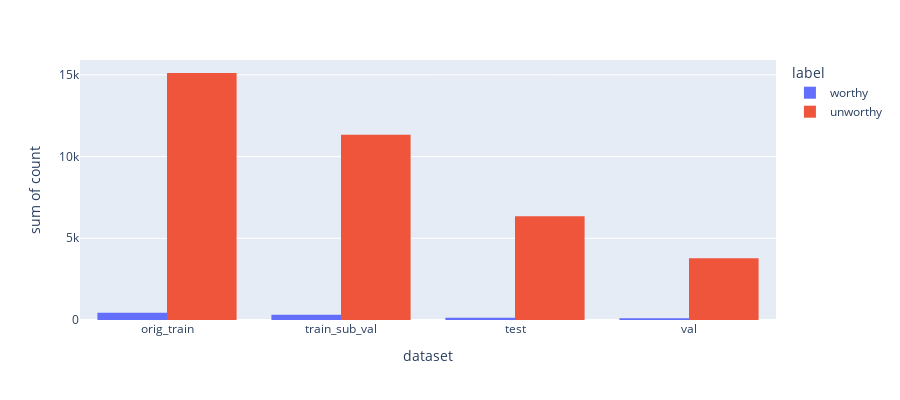

The code cell stored with this chart in its notebook:
### Markdown cell above
Train after validation split analysis

### Code cell
# combined_labels = pd.merge()
import seaborn as sns

temp = {k: {kk: vv for kk, vv in v.items() if kk != 'df'} for k, v in data_splits.items()}

top_keys = [val for val in list(temp.keys()) for _ in range(2)]

inner_keys = ['worthy', 'unworthy']*len(temp.keys())
values = [val['len'] for inner in temp.values() for val in inner.values() if isinstance(val, dict)]
data = list(zip(top_keys, inner_keys, values))

# print()
cols = ['dataset', 'label', 'count']
# print()
df = pd.DataFrame(data=data, columns=cols)
print(df)
import plotly.express as px
# df = pd.DataFrame(list(zip(values[0:-1:2], values[1::2]))).T
# df.columns = top_keys[:len(top_keys)//2]
# df.index = inner_keys[:2]
# df
fig = px.histogram(
    df,
    x='dataset', y='count',
    color='label', barmode='group',
    height=400
)
fig.show()

### Figure 1 — Plotly figure (JSON) as saved in the notebook; plotly's stock layout.template omitted (floating-point values rounded to 4 significant figures)
{"data": [{"alignmentgroup": "True", "bingroup": "x", "histfunc": "sum", "hovertemplate": "label=worthy<br>dataset=%{x}<br>sum of count=%{y}<extra></extra>", "legendgroup": "worthy", "marker": {"color": "#636efa", "pattern": {"shape": ""}}, "name": "worthy", "offsetgroup": "worthy", "orientation": "v", "showlegend": true, "type": "histogram", "x": ["orig_train", "train_sub_val", "test", "val"], "xaxis": "x", "y": [440, 327, 136, 113], "yaxis": "y"}, {"alignmentgroup": "True", "bingroup": "x", "histfunc": "sum", "hovertemplate": "label=unworthy<br>dataset=%{x}<br>sum of count=%{y}<extra></extra>", "legendgroup": "unworthy", "marker": {"color": "#EF553B", "pattern": {"shape": ""}}, "name": "unworthy", "offsetgroup": "unworthy", "orientation": "v", "showlegend": true, "type": "histogram", "x": ["orig_train", "train_sub_val", "test", "val"], "xaxis": "x", "y": [15114, 11338, 6342, 3776], "yaxis": "y"}], "layout": {"barmode": "group", "height": 400, "legend": {"title": {"text": "label"}, "tracegroupgap": 0}, "margin": {"t": 60}, "xaxis": {"anchor": "y", "domain": [0, 1], "title": {"text": "dataset"}}, "yaxis": {"anchor": "x", "domain": [0, 1], "title": {"text": "sum of count"}}}}
